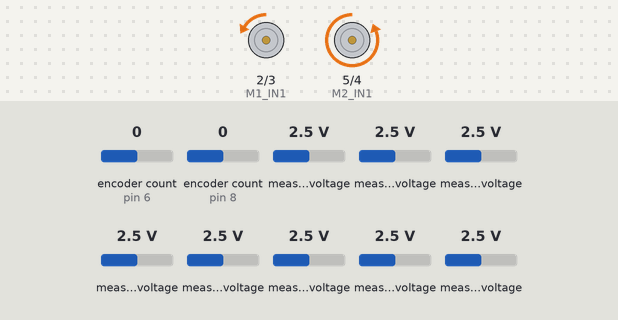
The sketch below on a simulated Arduino Uno, built with avr-gcc and run on an emulated ATmega328P. On the bench: motor-driver pin pairs drawn as motors (green arrow = first pin HIGH = forward, orange = second pin HIGH = backward, longer = more drive). The inputs (shaded band) are chosen by the test bench; at power-on: measured voltage 2.5 V, encoder count (sensors on pin 6, pin 8) 0. What the sketch prints to the serial monitor is not drawn.

Above: at 6.2 s.
6.3 s: measured voltage (sensor 200) set to 3.8 V
8.2 s: measured voltage (sensor 201) set to 3.8 V
10.1 s: measured voltage (sensor 202) set to 2.8 V
At 10.9 s:
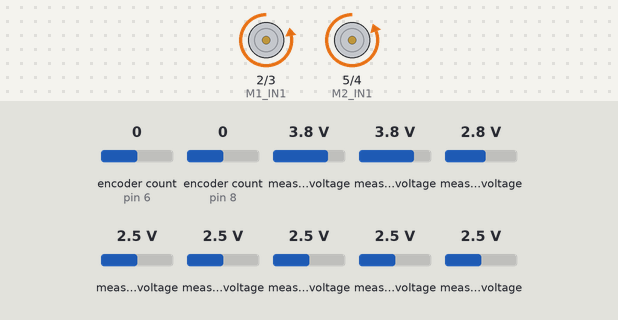
At 12.6 s:
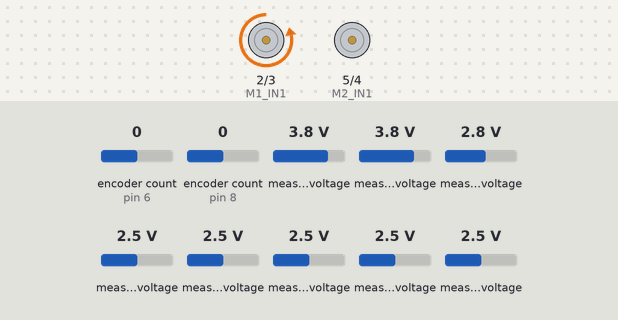
13.1 s: measured voltage (sensor 200) set to 0.1 V
At 14.4 s:
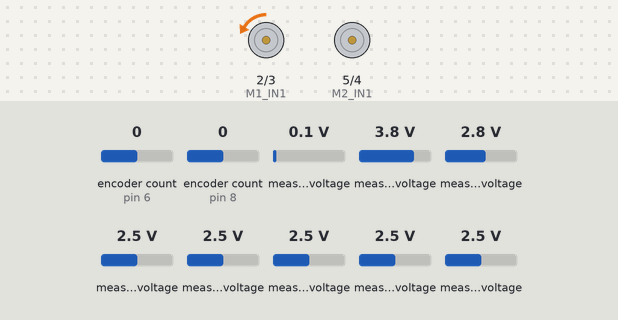
16.1 s: measured voltage (sensor 203) set to 3.8 V
18.0 s: encoder count (sensor on pin 6) set to 1
Timing chart, 0 to 52.4 s (numbered marks = the images above; inputs shaded):
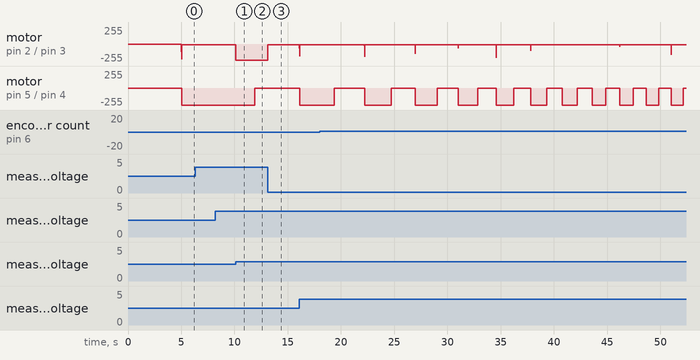

Measured:
- the behaviour switches between 2.6 and 2.7 V on measured voltage (sensor 202) (found by bisection; images 0 and 1)
- after the input at 10.1 s, motor on pin 2 (M1_IN1) / pin 3 (M1_IN2): backward 9/255 → backward 245/255 at once, → backward 246/255 1.8 s later
- after the input at 13.1 s, motor on pin 2 (M1_IN1) / pin 3 (M1_IN2): backward 246/255 → backward 10/255 at once, → backward 65/255 3.0 s later

The sketch:

motorPID_ps.ino
```cpp
//Uses motor encoder to determine current velocity + positional set points
#include <Encoder.h>
//#include <SimplyAtomic.h>
#include <Adafruit_MCP3008.h>

Adafruit_MCP3008 adc1;
Adafruit_MCP3008 adc2;

const unsigned int ADC_1_CS = A3;
const unsigned int ADC_2_CS = A2;

//interrupt pins
const unsigned int M1_IN1 = 2;
const unsigned int M1_IN2 = 3;
const unsigned int M2_IN1 = 5;
const unsigned int M2_IN2 = 4;

//encoder pins
const unsigned int M1_ENCA = 6;
const unsigned int M1_ENCB = 7;
const unsigned int M2_ENCA = 8;
const unsigned int M2_ENCB = 9;

int M1_PWM = 0;
int M2_PWM = 0;

int adc1_buf[8];
int adc2_buf[8];

bool arr[16];
const unsigned int BUF_THRESHOLD = 550; //for G: 550, for C: 600, for D: 710

int prevTime = 0;
int prevReadM1 = 0;
int prevReadM2 = 0;
float targetDeltaRead = 0; //desired change in position in encoder counts, will be const and det. by target vel
float targetRead;
float curVelM1, curVelM2;
float targetVel = 0.2; //vel in m/s
//float prevVelM1 = 0;
//float prevVelM2 = 0;
float errorM1 = 0;
float integralM1 = 0; //CHANGE THIS VALUE (either incr or decr, but keep it greater than 0)
float derivM1 = 0;
float prevErrorM1 = 0;
float errorM2 = 0;
float integralM2 = 0;
float derivM2 = 0;
float prevErrorM2 = 0;
float errorLimit = 150; //limit to ramp position up instead of trying to do so instantaneously

Encoder enc1(M1_ENCA, M1_ENCB);
Encoder enc2(M2_ENCA, M2_ENCB);

void M1_forward(unsigned int PWM) {
  analogWrite(M1_IN1, 0);
  analogWrite(M1_IN2, PWM);
}

void M1_stop() {
  analogWrite(M1_IN1, 0);
  analogWrite(M1_IN2, 0);
}

void M2_forward(unsigned int PWM) {
  analogWrite(M2_IN1, 0);
  analogWrite(M2_IN2, PWM);
}

void M2_stop() {
  analogWrite(M2_IN1, 0);
  analogWrite(M2_IN2, 0);
}

void setup() {
  // put your setup code here, to run once:
  Serial.begin(115200);
  adc1.begin(ADC_1_CS);
  adc2.begin(ADC_2_CS);

  pinMode(M1_IN1, OUTPUT);
  pinMode(M1_IN2, OUTPUT);
  pinMode(M2_IN1, OUTPUT);
  pinMode(M2_IN2, OUTPUT);
  //M1_forward(35); //M1 forward at PWM = 35
  delay(5000);
  prevReadM1 = enc1.read();
  prevReadM2 = -1*enc2.read();
  targetRead = 0;
  prevTime = micros();
}

void loop() {
  // put your main code here, to run repeatedly:
  long curTime = micros(); //time since Arduino started in microseconds
  int curReadM1 = enc1.read();
  int curReadM2 = -1*enc2.read();
  float deltaTime = ((float) (curTime - prevTime))/1.0e6; //delta T [s]
  targetDeltaRead = targetVel*deltaTime/(0.032*M_PI)*360; //target change in encoder position for desired velocity [counts]
  targetRead = targetRead + targetDeltaRead; //target encoder position based on desired vel [counts]

  /*
  float curRotM1 = (curReadM1 - prevReadM1)/deltaTime;  //encoder counts/second
  float curRotM2 = (curReadM2 - prevReadM2)/deltaTime;  //encoder counts/second
  //convert current measured velocity in counts/sec to vel in m/s
  curVelM1 = curRotM1/360*0.032*M_PI;   //current measured velocity on M1
  curVelM2 = curRotM2/360*0.032*M_PI;   //current measured velocity on M2
  */

  //update stored values
  prevTime = curTime;
  //prevReadM1 = curReadM1;
  //prevReadM2 = curReadM2;

  //PID coeffs
  float KpM1 = 0.2;
  float KiM1 = 0.05;
  float KdM1 = 0.1;

  float KpM2 = 0.2;
  float KiM2 = 0.05;
  float KdM2 = 0.1;

  //error signal e(t)
  errorM1 = targetRead - curReadM1;
  if (errorM1 > errorLimit)
    errorM1 = errorLimit;
  //integral signal (add error under the curve)
  integralM1 = integralM1 + errorM1*deltaTime;
  //derivative signal
  derivM1 = (errorM1 - prevErrorM1)/deltaTime;

  errorM2 = targetRead - curReadM2;
  if (errorM2 > errorLimit)
    errorM2 = errorLimit;
  integralM2 = integralM2 + errorM2*deltaTime;
  derivM2 = (errorM2 - prevErrorM2)/deltaTime;

  //corrected control signals u(t)
  float uM1 = KpM1*errorM1 + KiM1*integralM1 + KdM1*derivM1;
  float uM2 = KpM2*errorM2 + KiM2*integralM2 + KdM2*derivM2;

  //update stored error value
  prevErrorM1 = errorM1;
  prevErrorM2 = errorM2;

  //adjust PWM on M1
  M1_PWM = uM1;
  if (M1_PWM > 255)
    M1_PWM = 255;
  else if (M1_PWM < 0)
    M1_PWM = 0;

  //adjust PWM on M2
  M2_PWM = uM2;
  if (M2_PWM > 255)
    M2_PWM = 255;
  else if (M2_PWM < 0)
    M2_PWM = 0;

  //follow the line
  int t_start = micros();
  for (int i = 0; i < 8; i++) {
    adc1_buf[i] = adc1.readADC(i);
    adc2_buf[i] = adc2.readADC(i);
  }
  int t_end = micros();

  int count = 0;
  for (int i = 0; i < 8; i++) {
    if (adc1_buf[i] < BUF_THRESHOLD) {
      arr[count] = true;
      Serial.print("AH"); Serial.print("\t");
    } else {
      arr[count] = false;
      Serial.print("--"); Serial.print("\t");
    }

    count = count + 1;

    if (adc2_buf[i] < BUF_THRESHOLD) {
      arr[count] = true;
      Serial.print("AH"); Serial.print("\t");
    } else {
      arr[count] = false;
      Serial.print("--"); Serial.print("\t");
    }

    count = count + 1;
  }
  Serial.println();

  if (arr[5] == true || arr[4] == true || arr[3] == true || arr[2] == true || arr[1] == true || arr[0] == true){ //too far to the left --> turn right
    M1_PWM += 10;
    M2_PWM -= 10;
  } else if (arr[7] == true || arr[8] == true || arr[9] == true || arr[10] == true || arr[11] == true || arr[12] == true){ //too far to the right --> turn left
    M2_PWM += 10;
    M1_PWM -= 10;
  } else if (!(arr[0] || arr[1] || arr[2] || arr[3] || arr[4] || arr[5] || arr[6] || arr[7] || arr[8] || arr[9] || arr[10] || arr[11] || arr[12])){ //stop if can't see line
    M1_PWM = 0;
    M2_PWM = 0;
  }

  M1_forward(M1_PWM);
  M2_forward(M2_PWM);

  curVelM1 = (curReadM1 - prevReadM1)/deltaTime/360*0.032*M_PI;
  curVelM2 = (curReadM2 - prevReadM2)/deltaTime/360*0.032*M_PI;
  prevReadM1 = curReadM1;
  prevReadM2 = curReadM2;
  //prevTargetReadM1 = targetReadM1;
  //prevTargetReadM2 = targetReadM2;
  /*
  Serial.print("curVelM1:");
  Serial.print(curVelM1);
  Serial.print(" ");
  Serial.print("curVelM2:");
  Serial.print(curVelM2);
  Serial.print(" ");
  Serial.print("targetVel:");
  Serial.print(targetVel);*/
  //Serial.print(" ");
  /*
  Serial.print("curReadM1:");
  Serial.print(curReadM1);
  Serial.print(" ");
  Serial.print("curReadM2:");
  Serial.print(curReadM2);
  Serial.print(" ");
  Serial.print("targetRead:");
  Serial.print(targetRead);
  Serial.print(" ");
  Serial.print("errorM1:");
  Serial.print(errorM1);
  Serial.print(" ");
  Serial.print("errorM2:");
  Serial.print(errorM2);
  Serial.println();
  */

  delay(10);
}

void pidM1(){

}

void pidM2(){

}
```
